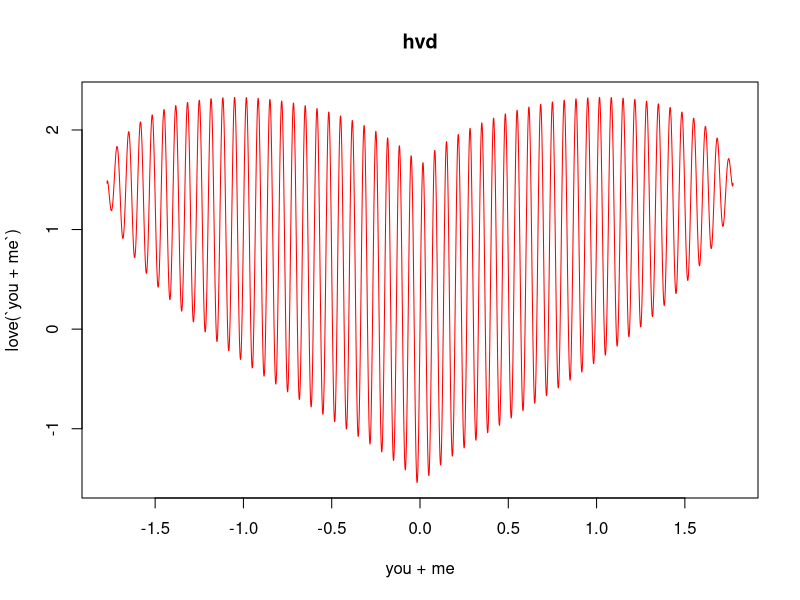

The R source for this figure:
love <- function(x) ((exp(1))/3) * ((pi-(x^2))^(1/2)) * sin(a*pi*x) + ((x^2)^(1/3))
a <- 30


curve(love, -sqrt(pi), sqrt(pi),n = 10000, col='red', xname='you + me',main='hvd')
